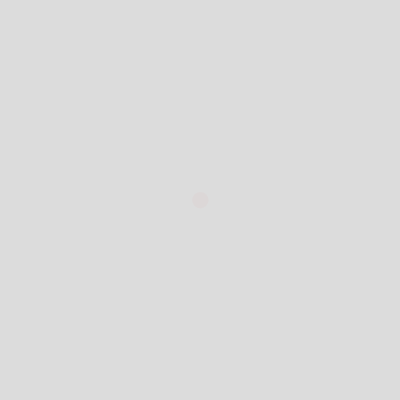
Frame 1 (no input)
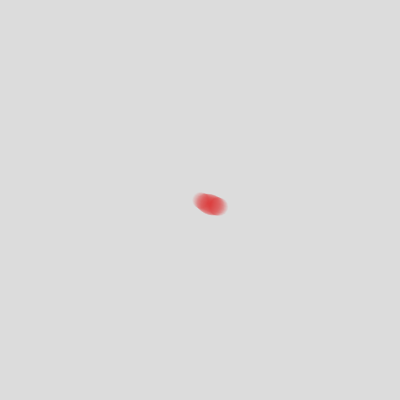
Frame 60 (no input)
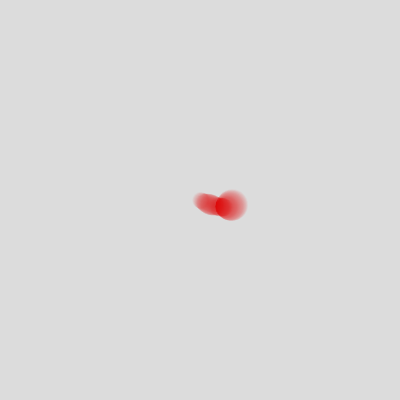
Frame 120 (the mouse pressed at the canvas centre since frame 60)

The p5.js sketch that drew these frames (run headless with seeded random() and noise() and a simulated clock; from frame 60 on, the mouse is pressed at the canvas centre):

// p5.js sketch
// ── sketch.js
let posVector
let xoff = 0.0
let yoff = 0.1
let roff = 0.7

function setup() {
  createCanvas(400, 400);
  posVector = createVector(width/2,height/2)
  background(220);
  fill(255,0,0,5)
  noStroke()
}

function draw() {

  xoff = xoff + 0.001
  yoff = yoff + 0.002
  roff = roff + 0.01
  let x = map(noise(xoff), 0, 1, -1, 1)
  let y = map(noise(yoff), 0, 1, -1, 1)
  let r = map(noise(roff), 0, 1, 1, 50)
  posVector.x += x
  posVector.y += y
  circle(posVector.x, posVector.y,r)

}
